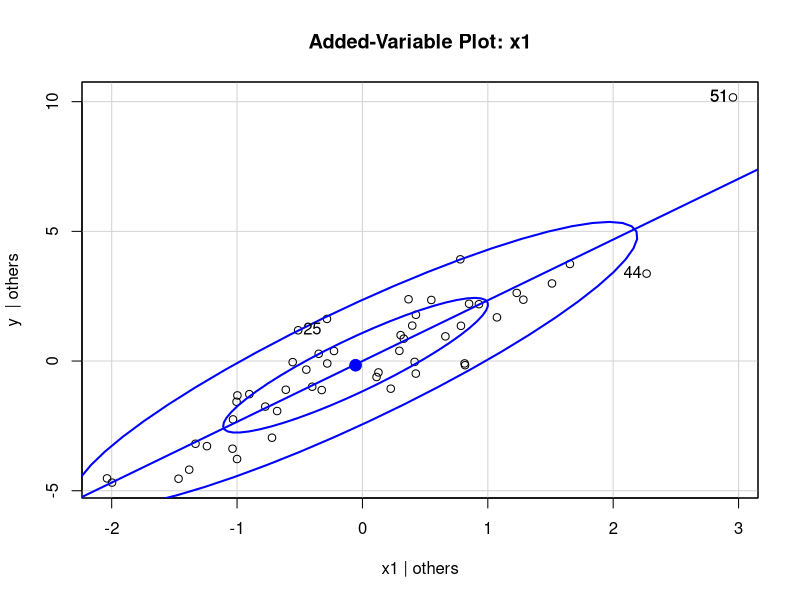
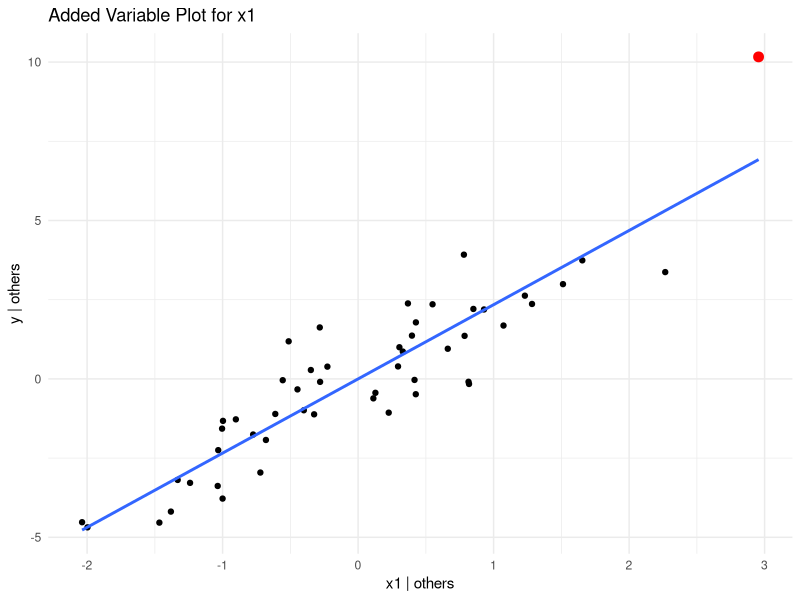
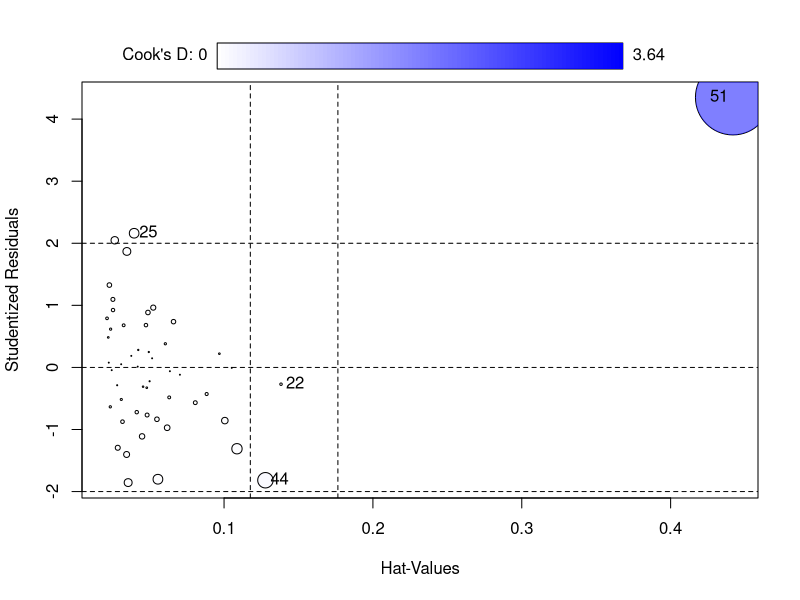

The R source for these figures, in order:
# notes on AVplots

# Added variable plots (also known as partial regression plots) are used in regression analysis to visualize the relationship between a predictor variable and the response variable, while accounting for the effects of other predictors in the model. They help in:
#   
# Assessing the marginal effect of a predictor
# Identifying non-linear relationships
# Detecting influential observations or outliers
# Checking for heteroscedasticity
# 
# How do influential observations show up in an added variable plot? Give an example
# 
# Influential observations in added variable plots typically appear as points that are far from the main cluster of data points and/or have a substantial impact on the regression line. These points can be identified by their position and their potential to change the slope of the fitted line if removed.
# Here's an example to illustrate how influential observations appear in an added variable plot:

# Load required libraries
library(car)
library(ggplot2)

# Create sample dataset with an influential observation
set.seed(123)
n <- 50
x1 <- rnorm(n)
x2 <- rnorm(n)
y <- 2 * x1 + 0.5 * x2 + rnorm(n)

# Add an influential observation
x1[n+1] <- 4
x2[n+1] <- 4
y[n+1] <- 15

data <- data.frame(y, x1, x2)

# Fit multiple linear regression model
model <- lm(y ~ x1 + x2, data = data)

# Create added variable plot for x1
avPlot(model, "x1", ellipse = TRUE)

# Create a custom added variable plot using ggplot2 for better visualization
av_data <- data.frame(
  x = resid(lm(x1 ~ x2, data = data)),
  y = resid(lm(y ~ x2, data = data)),
  hat <- hatvalues(model)
)

ggplot(av_data, aes(x, y)) +
  geom_point() +
  geom_smooth(method = "lm", se = FALSE) +
  labs(title = "Added Variable Plot for x1",
       x = "x1 | others",
       y = "y | others") +
  theme_minimal() +
  geom_point(data = av_data[51,], color = "red", size = 3)

influencePlot(model)

# In this example:
# 
# We create a dataset with 50 observations and add one influential point.
# We fit a multiple linear regression model.
# We create an added variable plot using the avPlot function from the car package.
# We also create a custom added variable plot using ggplot2 for better visualization.
# 
# The influential observation will appear as follows in the added variable plot:
# 
# Position: It will be located far from the main cluster of points, often in the upper right or lower left corner of the plot.
# Impact on regression line: The regression line (usually shown in blue) will be noticeably pulled towards this point.
# Leverage: The point will have high leverage, meaning it has an unusual value for the predictor variable (x1 in this case).
# Outlier in y-direction: The point may also be an outlier in terms of its y-value, deviating significantly from the pattern established by other points.
# 
# In the custom ggplot, the influential point is highlighted in red for easy identification.
# Influential points in added variable plots are important to identify because:
# 
# They can disproportionately affect the regression coefficients.
# They may indicate data entry errors or unusual cases that warrant further investigation.
# They can help in assessing the robustness of your regression model.
# 
# When you spot influential observations in an added variable plot, it's crucial to investigate why they exist and consider their impact on your analysis. 
# You might need to re-examine these data points, consider transformations, or use robust regression techniques depending on the nature of the influence and the goals of your analysis. 
# 
 
